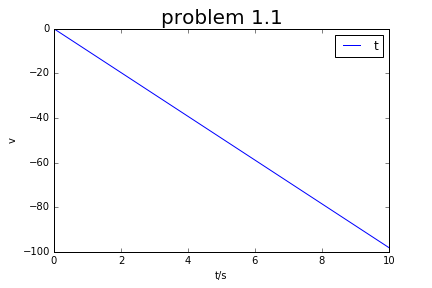

Reproduce this figure in Python.
# -*- coding: utf-8 -*-
"""
Created on Tue Mar 22 16:06:49 2016

@author: Administrator
"""

#This is a program to solve problem 1.1
v = []
t = []
g = 9.8
#input
dt = float(input('time step='))
v.append(0)
t.append(0)
end_time=10
#calculation
f=open('chapter one 1.1.txt','w')
for i in range(int(end_time/dt)):
    v.append(v[i]-g*dt)
    t.append((i+1)*dt)
    print t[-1],v[-1]
    print >> f,t[-1],v[-1]
f.close()    
#plot
plot(t,v)
legend(('t','v'))
title('problem 1.1',fontsize=20)
xlabel('t/s')
ylabel('v')
savefig('chapter one 1.1.png')
show()    